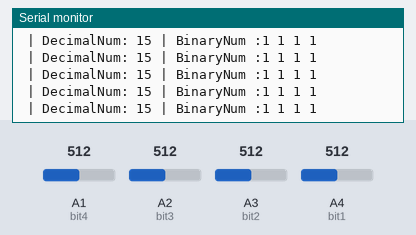
Simulated run of this sketch. Board: Arduino Uno, built with avr-gcc and run on an emulated ATmega328P. Parts: the last lines printed to the serial monitor. The test bench sets the inputs (shaded band); at power-on: A1 (bit4) = 512, A2 (bit3) = 512, A3 (bit2) = 512, A4 (bit1) = 512.

Above: at 1.2 s.
1.3 s: A1 (bit4) set to 490
At 1.35 s:
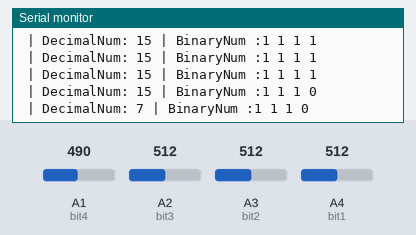
4.3 s: A1 (bit4) set to 516
At 4.38 s:
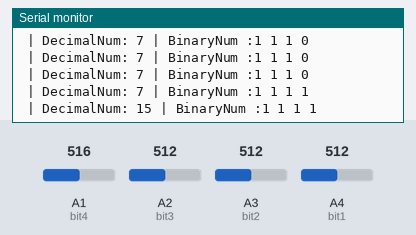

The sketch:

Steer3.ino
```cpp
#include <Servo.h>

Servo myservo;

//int raspicom = A1;
int bit1 = A4;
int bit2 = A3;
int bit3 = A2;
int bit4 = A1;
int deg, val1, val2, val3, val4;
int vall1, vall2,vall3,vall4;
int bin1,bin2,bin3,bin4;

void setup() {
  Serial.begin(9600);
  //pinMode(raspicom, INPUT);
  //myservo.attach(6);
}

void loop() {
  val1 = analogRead(bit1);
  val_1();
  convert1();
  val2 = analogRead(bit2);
  val_2();
  convert2();
  val3 = analogRead(bit3);
  val_3();
  convert3();
  val4 = analogRead(bit4);
  val_4();
  convert4();
  Serial.print(" | BinaryNum :");
  Serial.println(String(vall1)+(" ")+String(vall2)+(" ")+String(vall3)+(" ")+String(vall4));
  Serial.print(" | DecimalNum: ");
  Serial.print(bin1+bin2+bin3+bin4);
  delay(100);

  /*for(deg=0;deg<180;deg++){
  deg = analogRead(raspicom);
  Serial.print("deg: ");
  Serial.println(deg);
  deg = map(deg, 0, 1023, 0, 180);
  Serial.print("map :");
  Serial.println(deg);
  myservo.write(deg);
  //deg += 1;*/
  //delay(1000);
}

void val_1(){
  if (val1<500){
    vall1 = 0;
  }else{
    vall1 = 1;}
}

void val_2(){
  if (val2<500){
    vall2 = 0;
  }else{
    vall2 = 1;}
}

void val_3(){
  if (val3<500){
    vall3 = 0;
  }else{
    vall3 = 1;}
}

void val_4(){
  if (val4<500){
    vall4 = 0;
  }else{
    vall4 = 1;}
}
/////////////FUNGSI KONVERSI BINARY NUMBER///////
void convert1(){
  if(vall1 == 0){
    bin1 = 0;
  }else if(vall1 == 1){
    bin1 = 1;
  }
}
void convert2(){
  if(vall2 == 0){
    bin2 = 0;
  }else if(vall2 == 1){
    bin2 = 2;
  }
}
void convert3(){
  if(vall3 == 0){
    bin3 = 0;
  }else if(vall3 == 1){
    bin3 = 4;
  }
}
void convert4(){
  if(vall4 == 0){
    bin4 = 0;
  }else if(vall4 == 1){
    bin4 = 8;
  }
}
```

Measured:
- after the input at 1.3 s, the serial monitor: prints a new line at once (image 1)
- after the input at 4.3 s, the serial monitor: prints a new line after 0.08 s (image 2)
